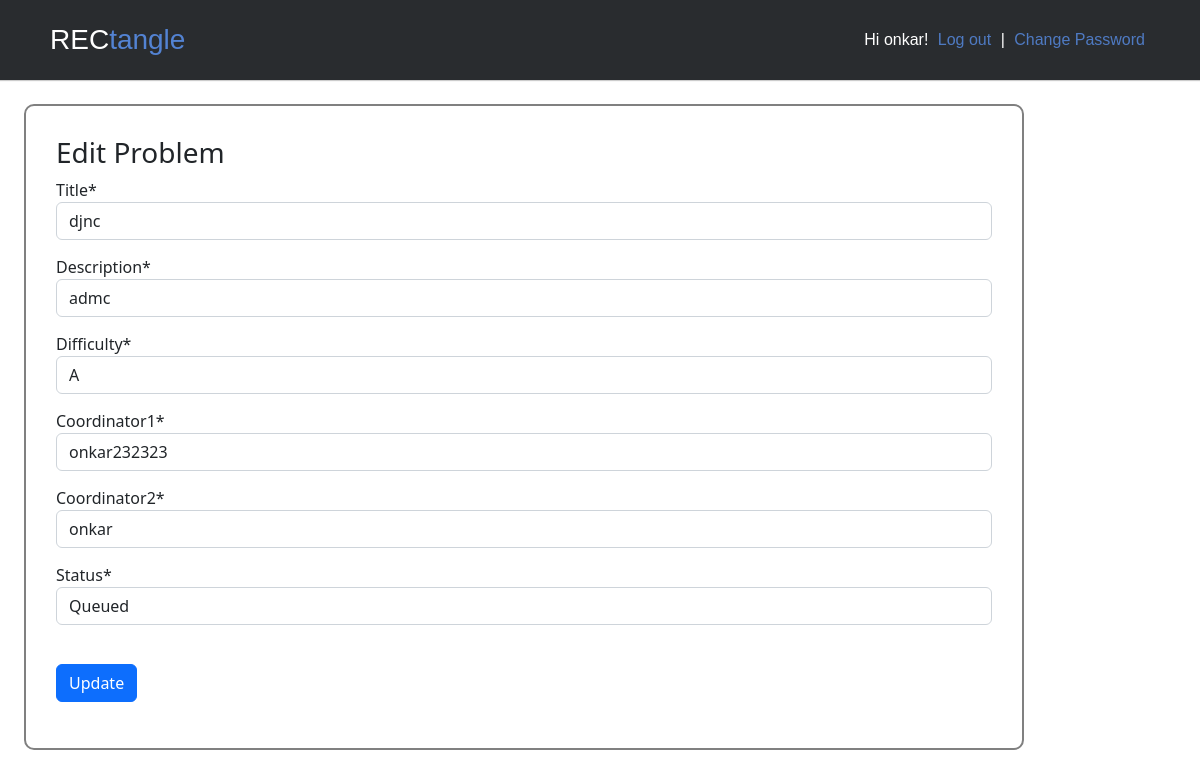
The app's page /problem/8/edit/ (signed in) with its own data.
### accounts/models.py (models this page shows)
class CustomUser(AbstractUser):
	POST_CHOICES = [('SeniorCoordinator','SeniorCoordinator'), ('JuniorCoordinator','JuniorCoordinator'), ('BoardMember','BoardMember')]
	post = models.CharField(max_length = 18,
								choices=POST_CHOICES,
								default='JuniorCoordinator')
	email = models.EmailField(unique=True)
	REQUIRED_FIELDS = ['email',	]

### posts/models.py (models this page shows, shortened)
class Problem(models.Model):
	def coordinators():
		people = User.objects.all()
		people_names = []
		for person in people:
			if(person.is_staff == True):
				people_names.append((person.username, person.username))
		return people_names
	DIFFICULTY_CHOICES = [('A','A'), ('B','B'), ('C','C'), ('D','D'), ('E','E'), ('F','F'), ('G','G'), ('H','H')]
	STATUS_CHOICES = [('Queued','Queued'),('Rejected','Rejected'), ('Accepted','Accepted'), ('Uploaded','Uploaded')]
	COORDINATOR_CHOICES = coordinators()
	title = models.CharField(max_length = 200, null = True, unique =True )
	Description = models.TextField()
	author = models.ForeignKey(
		settings.AUTH_USER_MODEL,
		related_name ='problem_author',
		on_delete=models.CASCADE,
		null = True,
	)
	difficulty = models.CharField(max_length = 30,
								  choices=DIFFICULTY_CHOICES,
								  default='A')
	status = models.CharField(max_length = 30,
								  choices=STATUS_CHOICES,
								  default='Queued')
	created = models.DateTimeField(auto_now_add=True , blank = True, null = True)
	updated = models.DateTimeField(auto_now=True , blank = True, null = True)
	coordinator1 = models.CharField(max_length = 20)
	coordinator2 = models.CharField(max_length = 20)
	class Meta:
		ordering = ('difficulty',)

### posts/views.py (the view, shortened to what this page needs)
# urls.py: path('problem/<int:pk>/edit/', EditProbView.as_view(), name='problem_edit'),
class EditProbView(IsAllowed, UpdateView, UpdateEmailSender):
	model = Problem
	template_name = 'problem_edit.html'
	form_class=EditForm

### posts/forms.py
class EditForm(forms.ModelForm):
	Description = forms.CharField(widget=PagedownWidget())
	coordinator1=forms.ChoiceField(choices=[])
	coordinator2=forms.ChoiceField(choices=[])
	def coordinators(self):
		people = User.objects.all()
		people_names = []
		for person in people:
			if(person.is_staff == True):
				people_names.append((person.username, person.username))
		return people_names
	def __init__(self, *args, **kwargs):
		super(EditForm, self).__init__(*args, **kwargs)
		for visible in self.visible_fields():
			visible.field.widget.attrs['class'] = 'form-control createFormCustomStyle'
		COORDINATOR_CHOICES = self.coordinators()
		self.fields.get('coordinator1').choices = COORDINATOR_CHOICES
		self.fields.get('coordinator2').choices = COORDINATOR_CHOICES
	class Meta:
		model = Problem
		fields = ['title', 'Description', 'difficulty',  'coordinator1', 'coordinator2', 'status']
		fields_required = ['title', 'Description']

### posts/views.py (called while the page is built)
	def test_func(self):
		return self.request.user.is_staff

### templates/problem_edit.html (shortened to what this page needs)
{% extends  'base.html' %}
{% block content %}
{% load crispy_forms_tags %}
<h3>Edit Problem</h3>
<div>
	<form method="post">
		{{ form|crispy }}
		<br>
		<button type="submit" class="btn btn-primary proposeButton">Update</button>
	</form>
</div>
{% endblock content%}

### templates/base.html (shortened to what this page needs)
{% load static %}
<html>
<head>
	<link rel="stylesheet" href="{% static 'styles.css' %}">
	<link href="https://cdn.jsdelivr.net/npm/bootstrap@5.2.0-beta1/dist/css/bootstrap.min.css" rel="stylesheet">
</head>
<body>
	<div>
		<header class="header-fixed">
			<div class="header-limiter">
				<h1><a href="{% url 'home' %}">REC<span>tangle</span></a></h1>
				<nav>
				<div class="">
					{% if user.is_authenticated %}
					<p>Hi {{ user.username }}!  <a href="{% url 'logout' %} " style="color: #5383d3">Log out</a>  |
					<a href="{% url 'password_change' %}"  style="color: #5383d3;">Change Password</a></p>
					{% else %}
					<p>You are not logged in.
						<a href="{% url 'login' %}" style="color: #5383d3">Login</a>
						 or
						<a href="{% url 'signup' %}" style="color: #5383d3">Signup</a>
				</p>
					{% endif %}
				</div>
				</nav>
			</div>
		</header>
	</div>
	<div class="body">
		{% block content %}
		{% endblock content %}
	</div>
</body>
</html>

### static/styles.css (style rules this page uses)
.header-fixed { background-color:#292c2f; box-shadow:0 1px 1px #ccc; padding: 20px 50px; height: 80px; color: #ffffff; box-sizing: border-box; top:-100px; -webkit-transition:top 0.3s; transition:top 0.3s; }
.header-fixed .header-limiter { text-align: center; margin: 0 auto; }
.header-fixed .header-limiter h1 { float: left; font: normal 28px Cookie, Arial, Helvetica, sans-serif; line-height: 40px; margin: 0; }
.header-fixed .header-limiter h1 span { color: #5383d3; }
.header-fixed .header-limiter a { color: #ffffff; text-decoration: none; }
.header-fixed .header-limiter nav { font:16px Arial, Helvetica, sans-serif; line-height: 40px; float: right; }
.header-fixed .header-limiter nav a { display: inline-block; padding: 0 5px; text-decoration:none; color: #ffffff; opacity: 0.9; }
.body { width: 100%; text-align: left; display: inline-block; padding: 30px; max-width: 1000px; border: 2px solid grey; border-radius: 10px; margin:2%; }
.createFormCustomStyle { margin-bottom: 15px; }

### records on screen
CustomUser: username "onkar"
Problem: title "djnc", Description "admc", difficulty "A", coordinator1 "onkar232323", coordinator2 "onkar", status "Queued"
